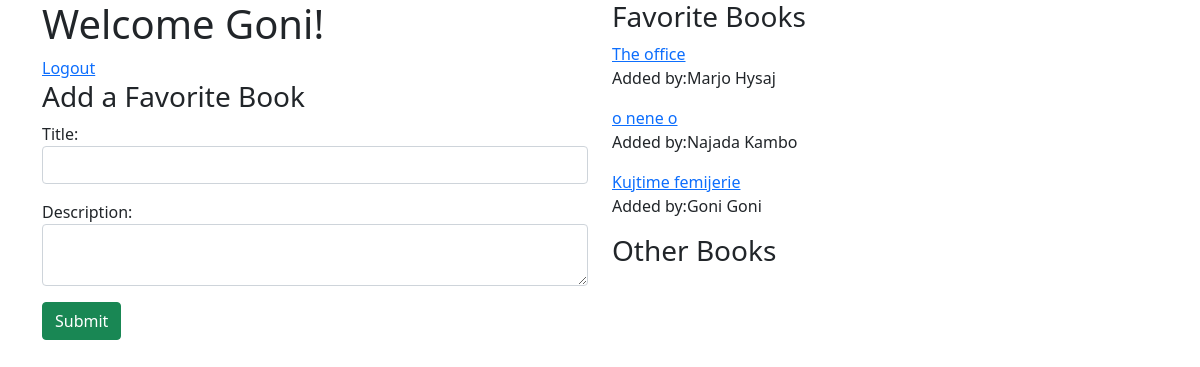
Page /books (signed in) on the committed database.
### favorite_books_app/models.py (models this page shows)
class Book(models.Model):
    title = models.CharField(max_length=255)
    desc = models.CharField(max_length=255)
    uploaded_by_id = models.ForeignKey(User, related_name="books_uploaded", on_delete = models.CASCADE)
    users_who_like = models.ManyToManyField(User, related_name="liked_books")
    created_at = models.DateTimeField(auto_now_add=True)
    updated_at = models.DateTimeField(auto_now=True)
    objects = BookManager()

class User(models.Model):
    first_name = models.CharField(max_length=255)
    last_name = models.CharField(max_length=255)
    email = models.EmailField()
    password = models.CharField(max_length=255)
    created_at = models.DateTimeField(auto_now_add=True)
    updated_at = models.DateTimeField(auto_now=True)
    objects = UserManager()

### favorite_books_app/views.py (the view)
# urls.py: path('books', views.books),
def books(request):
    if 'user_id' not in request.session:
        return redirect('/')
    user = User.objects.get(id=request.session['user_id'])
    context = {
        'user':user,
        'books':Book.objects.all()
    }
    return render(request, 'books.html', context)

### favorite_books_app/templates/books.html (shortened to what this page needs)
<!DOCTYPE html>
<html lang="en">
<head>
    <link href="https://cdn.jsdelivr.net/npm/bootstrap@5.0.0-beta3/dist/css/bootstrap.min.css" rel="stylesheet"
>
</head>
<body>
    <div class="container">
        <div class="row">
            <div class="col-lg-6">
                <h1>Welcome {{user.first_name}}!</h1>
                <a href="/logout">Logout</a>
                <form action="books/create" method="post">
                    <h3>Add a Favorite Book</h3>
                    <div class="form-group">
                        <label for="title">Title:</label>
                        <input type="text" class="form-control" name="title">
                    </div>
                    <div class="form-group mt-3">
                        <label for="desc">Description:</label>
                        <textarea name="desc" class="form-control"></textarea>
                    </div>
                    <button type="submit" class="btn btn-success mt-3">Submit</button>
                </form>
            </div>
            <div class="col-lg-6">
                <h3>Favorite Books</h3>
                {% for book in books %}
                {% if user in book.users_who_like.all %}
                <a href="/books/{{ book.id }}/show">{{book.title}}</a>
                <p>Added by:{{book.uploaded_by_id.first_name}} {{book.uploaded_by_id.last_name}}</p>
                {% endif %}
                {% endfor %}
                <h3>Other Books</h3>
            </div>
        </div>
    </div>
</body>
</html>

### rows in the picture
Book: title "The office", uploaded_by_id.first_name "Marjo", uploaded_by_id.last_name "Hysaj"
Book: title "o nene o", uploaded_by_id.first_name "Najada", uploaded_by_id.last_name "Kambo"
Book: title "Kujtime femijerie", uploaded_by_id.first_name "Goni", uploaded_by_id.last_name "Goni"
